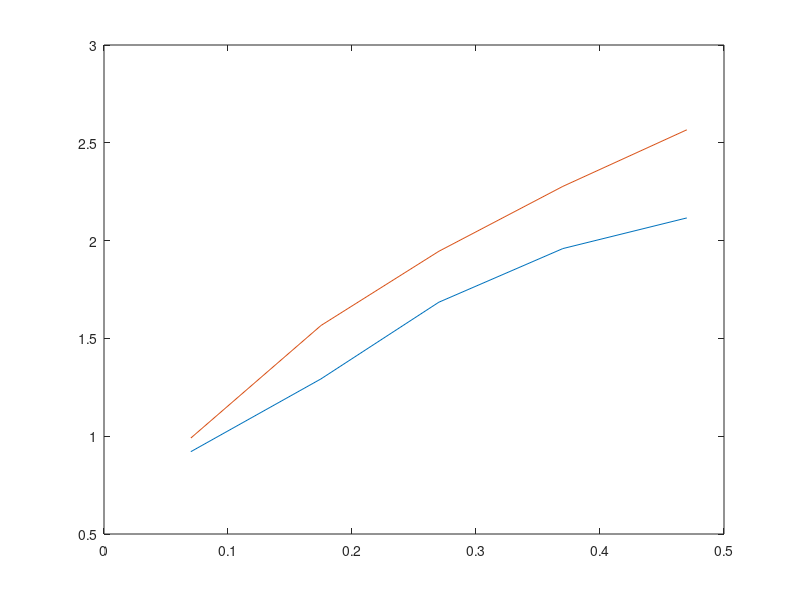

This figure's MATLAB source:
H = [7 17.5 27 37 47]*1e-2;
s1 = [2.5 2 2.5 2.25 2.5]*1e-2;
s2 = [3.5 3 3 3.5 3.5]*1e-2;
s3 = [4 4.5 4.5 4.5 4]*1e-2;
s4 = [5 5 5 5 5]*1e-2;
s5 = [5.5 5 5.5 5.5 5.5]*1e-2;
ml = 13.8e-3; mr = 137.2e-3; l=0.765;
g=9.81;
mean = [mean(s1) mean(s2) mean(s3) mean(s4) mean(s5)]
h=[7 17.5 27 37 47]*1e-2;
for i=1:1:5
    vl(i)=(1+(mr/ml))*mean(i)*sqrt(g/l);
    %
    m(i)=sqrt(10/7*g*h(i));
    %n(i)=sqrt(2*g*h(i));
end
plot(h,vl,h,m)

